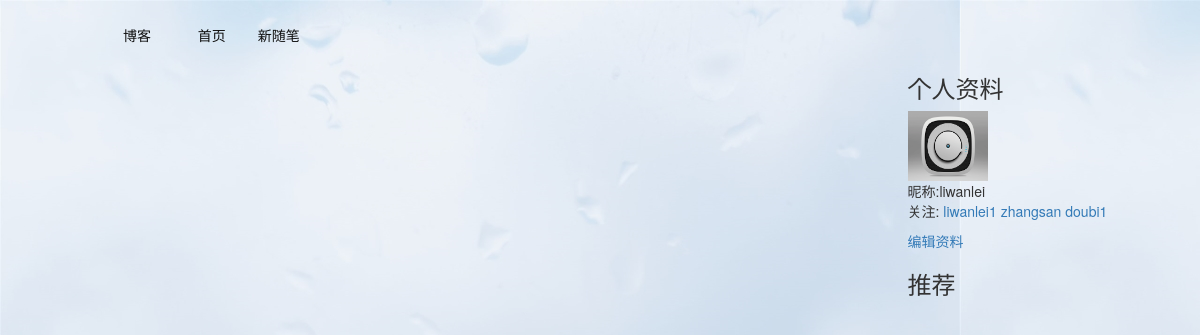
The page /user/liwanlei on the database its author committed.
### app/models.py (models this page shows, shortened)
class User(db.Model):
    __tablename__='users'
    id=db.Column(db.Integer(),primary_key=True,autoincrement=True)
    username=db.Column(db.String(64),unique=True,index=True)
    name=db.Column(db.String(64),default=username,nullable=True)
    password=db.Column(db.String(64),unique=True)
    user_regest_date = db.Column(db.DateTime(), default=datetime.datetime.now())
    user_email=db.Column(db.String(64),nullable=True)
    user_qq=db.Column(db.Integer(),nullable=True,unique=True)
    last_time_login=db.Column(db.DateTime(),default=datetime.datetime.now())
    user_image=db.Column(db.String(252),nullable=True)
    user_token=db.Column(db.String(580),nullable=True)
    posts = db.relationship(
        'Post',
        backref='users',
        lazy='dynamic')
    followed = db.relationship('User',
                               secondary=followers,
                               primaryjoin=(followers.c.follower_id == id),
                               secondaryjoin=(followers.c.followed_id == id),
                               backref=db.backref('followers', lazy='dynamic'),
                               lazy='dynamic')
    comment = db.relationship(
        'Comment',
        backref='users',
        lazy='dynamic')
    def __repr__(self):
        return  self.username

### app/views.py (the view, shortened to what this page needs)
@app.route('/user/<string:username>',methods=['GET','POST'])
@cache.cached(timeout=60*3)
def user(username):
  user_id=User.query.filter_by(username=username).first()
  try:
    posts=Post.query.filter_by(user_id=user_id.id).all()
    tuijian_posts = Post.query.filter_by(user_id=user_id,is_recomment=True).all()
    return render_template('user.html',username=user_id,posts=posts,tuijian_posts=tuijian_posts)
  except:
    return render_template('user.html',username=user_id)

### app/templates/user.html (shortened to what this page needs)
{%extends 'per_base.html'%}
{%block fenlei %}
{% if username.user_image%}
<img  src="{{username.user_image}}" style="height:80px;">
{%else%}
<img src="/static/img/0.jpg" style="height:70px;width:80px">
{%endif%}
<div>昵称:{{username}}</div>
<p>关注:
{%for i in username.followers%}
<span><a href="{{url_for('user',username=i.username)}}">{{i.name}}</a></span>
{%endfor%}
</p>
<p><a href="{{url_for('editperson')}}">编辑资料</a></p>
{%endblock%}

### rows shown on the page
User: username "liwanlei"
User: name "liwanlei1"
User: name "zhangsan"
User: name "doubi1"
